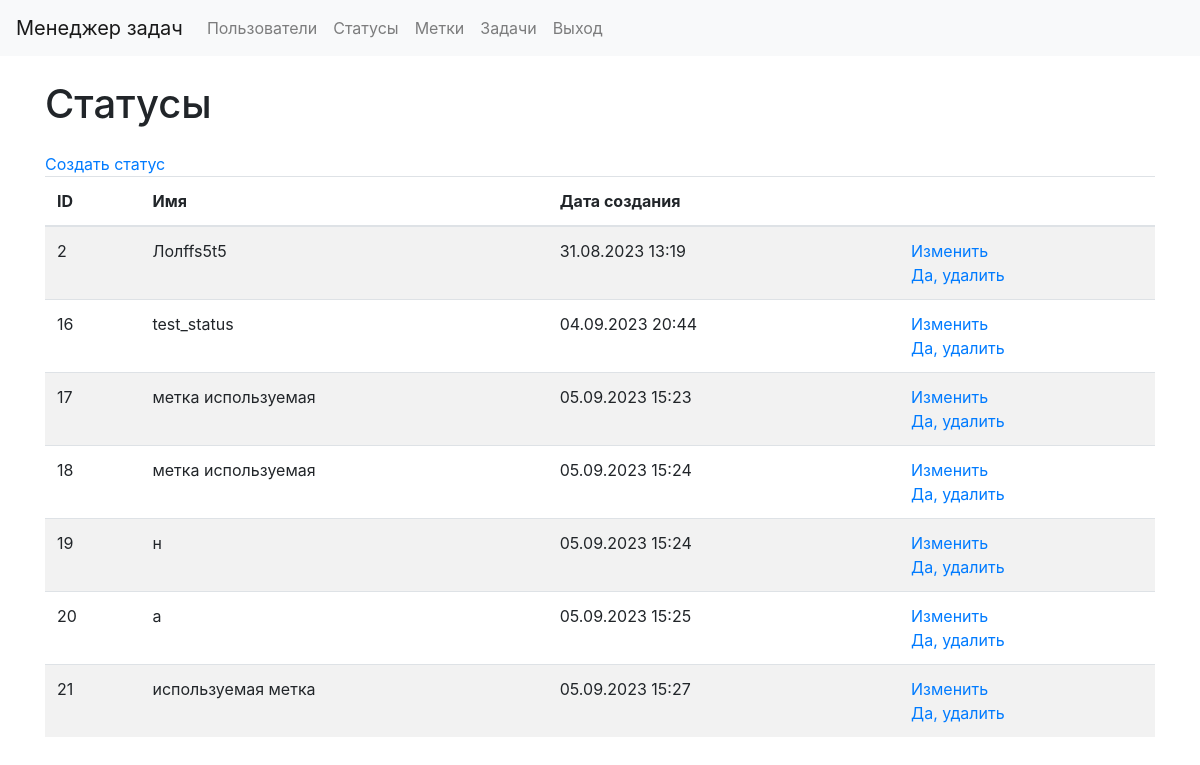
Page /statuses/ (signed in) on the earlier database version.
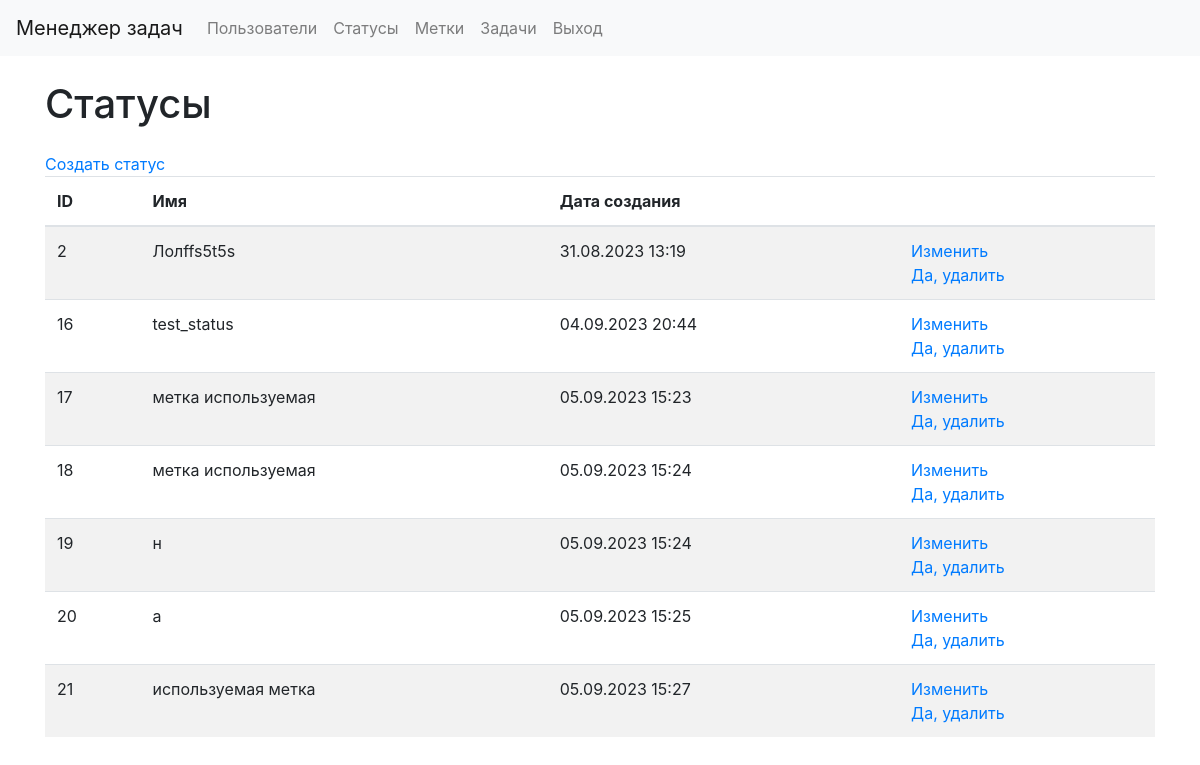
Same page on the later database version.
### statuses/models.py (models this page shows, shortened)
class Status(models.Model):
    name = models.CharField(
        max_length=100,
        db_index=True,
        verbose_name="Статус"
    )
    created_at = models.DateTimeField(
        auto_now_add=True,
        verbose_name="Время создания"
    )
    updated_at = models.DateTimeField(
        auto_now=True,
        verbose_name="Время изменения"
    )
    class Meta:
        verbose_name = 'Статус'
        verbose_name_plural = 'Статусы'
        ordering = ['id']

### statuses/views.py (the view)
# urls.py: path('', StatusesList.as_view(), name="statuses_list"),
class StatusesList(LoginRequiredMixin, DataMixin, ListView):
    model = Status
    template_name = "statuses/statuses_list.html"
    context_object_name = "statuses"
    def get_context_data(self, *, object_list=None, **kwargs):
        context = super().get_context_data(**kwargs)
        c_def = self.get_user_context(title=_("Statuses"))
        return context | c_def
    def get_queryset(self):
        return Status.objects.all()

### task_manager/utils.py (called while the page is built)
    def get_user_context(self, **kwargs):
        context = kwargs
        user_menu = menu.copy()
        if self.request.user.is_authenticated:
            user_menu.pop(4)
            user_menu.pop(4)
        if not self.request.user.is_authenticated:
            user_menu.pop(1)
            user_menu.pop(1)
            user_menu.pop(1)
            user_menu.pop(3)
        context['menu'] = user_menu
        return context

### task_manager/templates/statuses/statuses_list.html (shortened to what this page needs)
{% extends 'layout.html' %}
{% load bootstrap4 %}
{% block content %}
{% load i18n %}
<div class="container wrapper flex-grow-1">
    <h1 class="my-4">{% trans "Statuses" %}</h1>
    <a class=nav-link" href="{% url "statuses_create" %}"> {% trans "Create status" %} </a>
    <table class="table table-striped">
        <thead>
            <tr>
                <th>ID</th>
                <th>{% trans "Name" %}</th>
                <th>{% trans "Creation date" %}</th>
                <th></th>
            </tr>
        </thead>
        <tbody>
            {% for status in statuses %}
            <tr>
                <td> {{ status.id }} </td>
                <td> {{ status.name }} </td>
                <td> {{ status.created_at|date:"d.m.Y H:i" }} </td>
                <td>
                    <a href="{% url "statuses_update" status.id %}">{% trans "Update" %}</a>
                    <br>
                    <a href="{% url "statuses_delete" status.id %}">{% trans "Delete" %}</a>
                </td>
            </tr>
            {% endfor %}
        </tbody>
    </table>
</div>
{% endblock %}

Differences in the rows shown:
changed Status id 2: name "Лолffs5t5" → "Лолffs5t5s"
